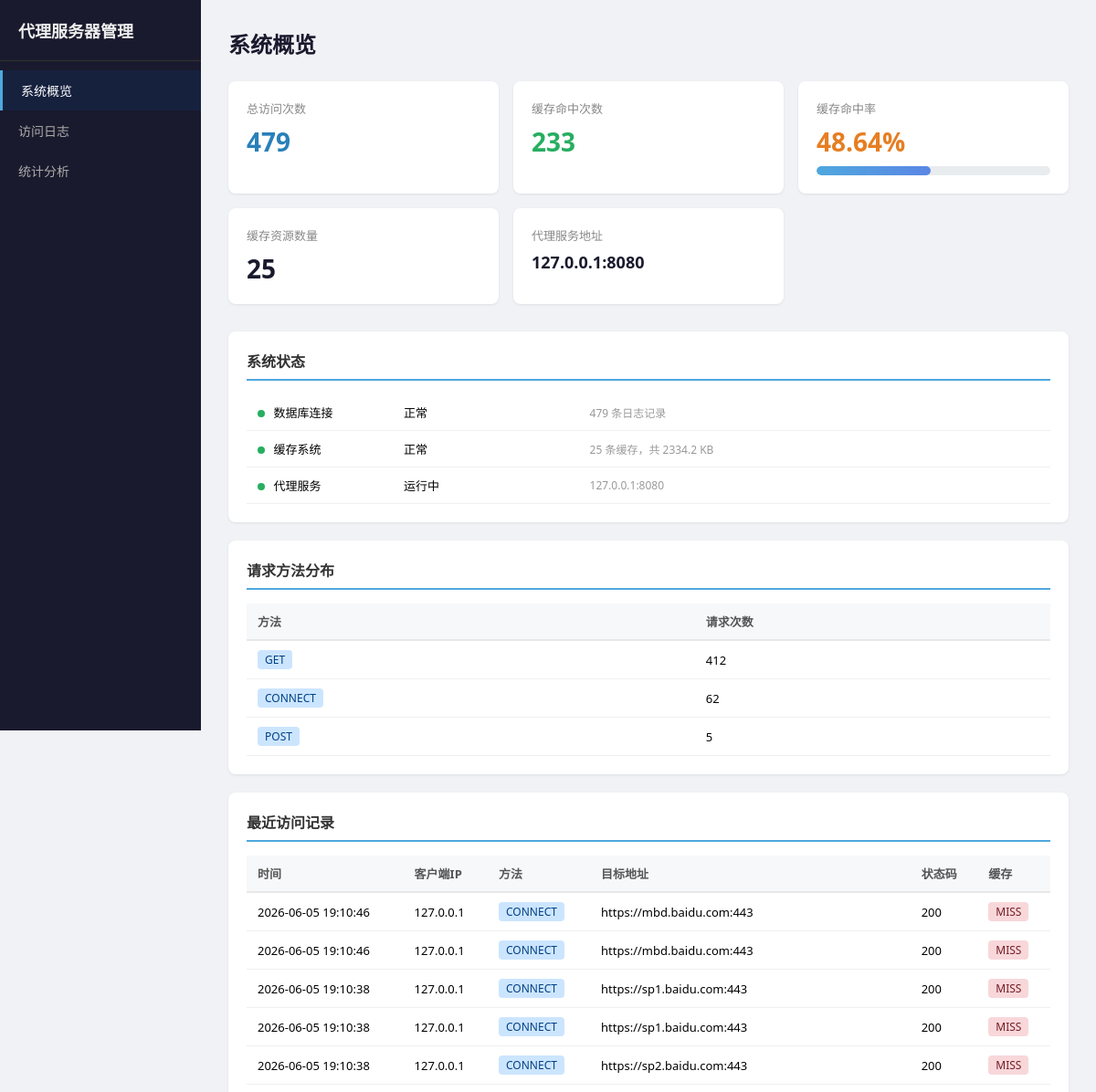
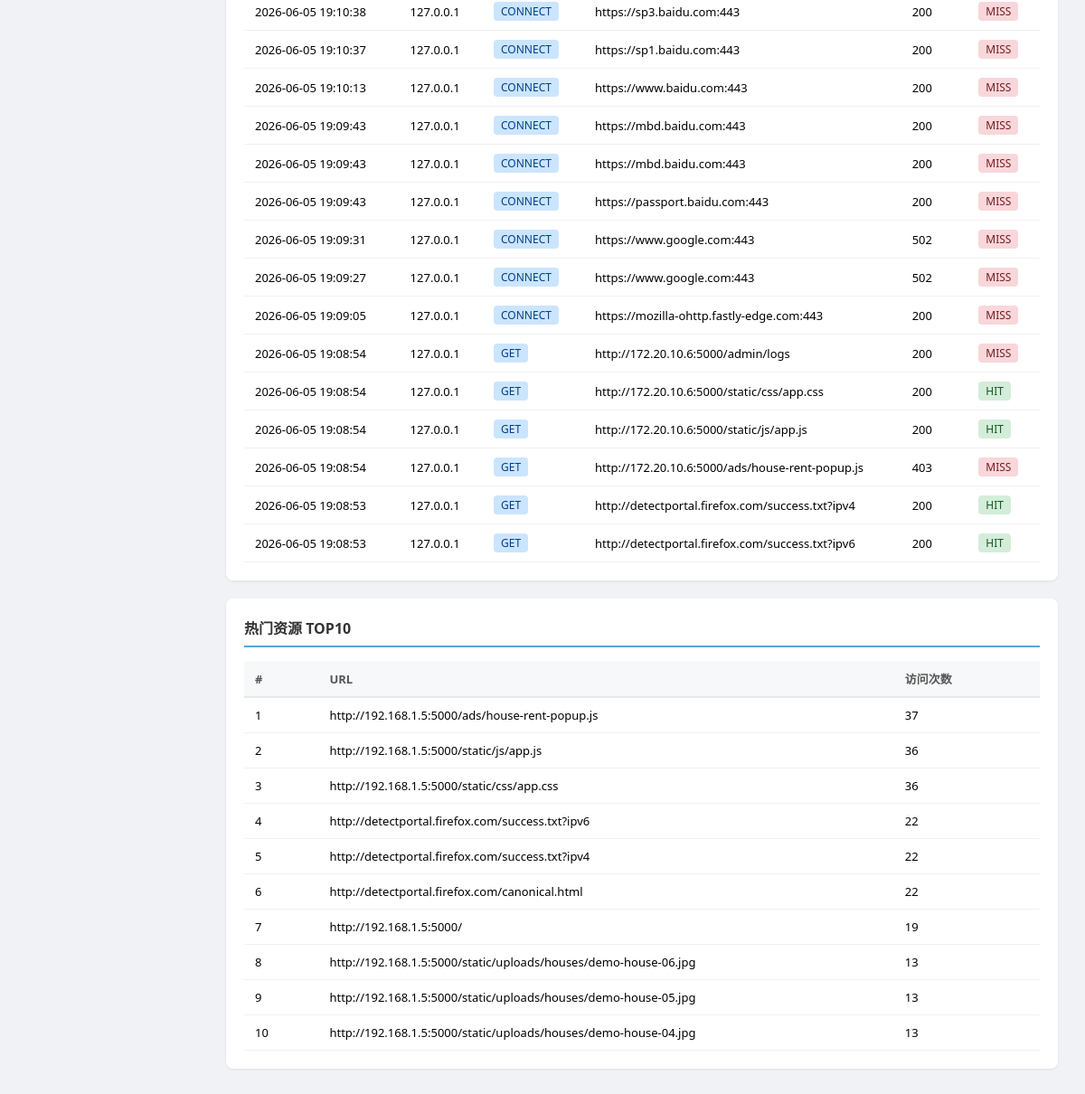
/dashboard/, run on the app's committed database (2 pictures, top to bottom).
### tables this page shows
CREATE TABLE access_logs (
                id INTEGER PRIMARY KEY AUTOINCREMENT,
                access_time TEXT NOT NULL,
                client_ip TEXT NOT NULL,
                target_url TEXT NOT NULL,
                method TEXT NOT NULL DEFAULT 'GET',
                status_code INTEGER DEFAULT 0,
                cache_hit INTEGER DEFAULT 0,
                response_size INTEGER DEFAULT 0,
                duration_ms INTEGER DEFAULT 0
            );

### dashboard/routes.py (the view)
@router.get("/", response_class=HTMLResponse)
async def dashboard_home(request: Request):
    stats = await get_cache_stats()
    top = await get_top_resources(10)
    recent_logs = await get_access_logs(limit=20)
    cache_count = await get_cache_count()
    methods = await get_method_stats()
    return render_template(
        "index.html",
        stats=stats,
        top_resources=top,
        recent_logs=recent_logs,
        cache_count=cache_count,
        methods=methods,
        proxy_host=PROXY_HOST,
        proxy_port=PROXY_PORT,
    )

### dashboard/routes.py (called while the page is built)
def render_template(name: str, **kwargs) -> str:
    from jinja2 import Environment, FileSystemLoader
    env = Environment(loader=FileSystemLoader(str(TEMPLATE_DIR)))
    template = env.get_template(name)
    return template.render(**kwargs)

### database/database.py (called while the page is built)
async def get_access_logs(limit: int = 100, offset: int = 0) -> list[AccessLog]:
    async with aiosqlite.connect(DATABASE_PATH) as db:
        cursor = await db.execute(
            "SELECT * FROM access_logs ORDER BY access_time DESC LIMIT ? OFFSET ?",
            (limit, offset),
        )
        rows = await cursor.fetchall()
        return [AccessLog(
            id=row[0],
            access_time=row[1],
            client_ip=row[2],
            target_url=row[3],
            method=row[4],
            status_code=row[5],
            cache_hit=bool(row[6]),
            response_size=row[7],
            duration_ms=row[8],
        ) for row in rows]

async def get_cache_count() -> int:
    async with aiosqlite.connect(DATABASE_PATH) as db:
        cursor = await db.execute("SELECT COUNT(*) FROM cache_records")
        row = await cursor.fetchone()
        return row[0] if row else 0

async def get_top_resources(limit: int = 10) -> list[TopResource]:
    async with aiosqlite.connect(DATABASE_PATH) as db:
        cursor = await db.execute(
            """SELECT target_url, COUNT(*) as cnt
               FROM access_logs
               GROUP BY target_url
               ORDER BY cnt DESC
               LIMIT ?""",
            (limit,),
        )
        rows = await cursor.fetchall()
        return [TopResource(url=row[0], access_count=row[1]) for row in rows]

async def get_method_stats() -> list[MethodStats]:
    async with aiosqlite.connect(DATABASE_PATH) as db:
        cursor = await db.execute(
            """SELECT method, COUNT(*) as cnt
               FROM access_logs
               GROUP BY method
               ORDER BY cnt DESC"""
        )
        rows = await cursor.fetchall()
        return [MethodStats(method=row[0], count=row[1]) for row in rows]

### dashboard/templates/index.html (shortened to what this page needs)
<!DOCTYPE html>
<html lang="zh-CN">
<head>
</head>
<body>
<div class="sidebar">
    <h2>代理服务器管理</h2>
    <a href="/dashboard/" class="active">系统概览</a>
    <a href="/dashboard/logs">访问日志</a>
    <a href="/dashboard/stats">统计分析</a>
</div>
<div class="main">
    <h1>系统概览</h1>
    <div class="cards">
        <div class="card">
            <div class="label">总访问次数</div>
            <div class="value blue">{{ stats.total_requests }}</div>
        </div>
        <div class="card">
            <div class="label">缓存命中次数</div>
            <div class="value green">{{ stats.cache_hits }}</div>
        </div>
        <div class="card">
            <div class="label">缓存命中率</div>
            <div class="value {% if stats.hit_rate >= 50 %}green{% else %}orange{% endif %}">{{ stats.hit_rate }}%</div>
            <div class="progress-bar"><div class="progress-fill" style="width: {{ stats.hit_rate }}%"></div></div>
        </div>
        <div class="card">
            <div class="label">缓存资源数量</div>
            <div class="value">{{ stats.cached_resources }}</div>
        </div>
        <div class="card">
            <div class="label">代理服务地址</div>
            <div class="value" style="font-size:18px;">{{ proxy_host }}:{{ proxy_port }}</div>
        </div>
    </div>
    <div class="section">
        <h3>系统状态</h3>
        <table>
            <tr>
                <td style="width: 160px;"><span class="status-dot green"></span> 数据库连接</td>
                <td>正常</td>
                <td class="text-muted">{{ stats.total_requests }} 条日志记录</td>
            </tr>
            <tr>
                <td><span class="status-dot green"></span> 缓存系统</td>
                <td>正常</td>
                <td class="text-muted">{{ cache_count }} 条缓存，共 {{ "%.1f"|format(stats.total_cache_size / 1024) if stats.total_cache_size > 0 else 0 }} KB</td>
            </tr>
            <tr>
                <td><span class="status-dot green"></span> 代理服务</td>
                <td>运行中</td>
                <td class="text-muted">{{ proxy_host }}:{{ proxy_port }}</td>
            </tr>
        </table>
    </div>
    {% if methods %}
    <div class="section">
        <h3>请求方法分布</h3>
        <table>
            <thead><tr><th>方法</th><th>请求次数</th></tr></thead>
            <tbody>
                {% for m in methods %}
                <tr>
                    <td><span class="badge badge-get">{{ m.method }}</span></td>
                    <td>{{ m.count }}</td>
                </tr>
                {% endfor %}
            </tbody>
        </table>
    </div>
    {% endif %}
    <div class="section">
        <h3>最近访问记录</h3>
        {% if recent_logs %}
        <table>
            <thead><tr><th>时间</th><th>客户端IP</th><th>方法</th><th>目标地址</th><th>状态码</th><th>缓存</th></tr></thead>
            <tbody>
                {% for log in recent_logs %}
                <tr>
                    <td style="white-space:nowrap;">{{ log.access_time }}</td>
                    <td>{{ log.client_ip }}</td>
                    <td><span class="badge badge-get">{{ log.method }}</span></td>
                    <td class="url-cell" title="{{ log.target_url }}">{{ log.target_url }}</td>
                    <td>{{ log.status_code }}</td>
                    <td>
                        {% if log.cache_hit %}
                        <span class="badge badge-hit">HIT</span>
                        {% else %}
                        <span class="badge badge-miss">MISS</span>
                        {% endif %}
                    </td>
                </tr>
                {% endfor %}
            </tbody>
        </table>
        {% else %}
        <p class="text-muted">暂无访问记录</p>
        {% endif %}
    </div>
    {% if top_resources %}
    <div class="section">
        <h3>热门资源 TOP10</h3>
        <table>
            <thead><tr><th>#</th><th>URL</th><th>访问次数</th></tr></thead>
            <tbody>
                {% for r in top_resources %}
                <tr>
                    <td>{{ loop.index }}</td>
                    <td class="url-cell" title="{{ r.url }}">{{ r.url }}</td>
                    <td>{{ r.access_count }}</td>
                </tr>
                {% endfor %}
            </tbody>
        </table>
    </div>
    {% endif %}
</div>
</body>
</html>

### dashboard/templates/index.html (style rules this page uses)
* { margin: 0; padding: 0; box-sizing: border-box; }
body { font-family: 'Microsoft YaHei', 'Segoe UI', sans-serif; background: #f0f2f5; display: flex; min-height: 100vh; }
.sidebar { width: 220px; background: #1a1a2e; color: #eee; padding: 20px 0; display: flex; flex-direction: column; position: fixed; height: 100vh; }
.sidebar h2 { padding: 0 20px 20px; font-size: 18px; border-bottom: 1px solid #333; margin-bottom: 10px; }
.sidebar a { display: block; padding: 12px 20px; color: #aaa; text-decoration: none; font-size: 14px; transition: all 0.2s; }
.sidebar a:hover, .sidebar a.active { color: #fff; background: #16213e; border-left: 3px solid #4ea8de; }
.main { margin-left: 220px; flex: 1; padding: 30px; }
h1 { font-size: 24px; margin-bottom: 24px; color: #1a1a2e; }
.cards { display: grid; grid-template-columns: repeat(auto-fill, minmax(240px, 1fr)); gap: 16px; margin-bottom: 30px; }
.card { background: #fff; border-radius: 8px; padding: 20px; box-shadow: 0 1px 3px rgba(0,0,0,0.08); }
.card .label { font-size: 13px; color: #888; margin-bottom: 8px; }
.card .value { font-size: 28px; font-weight: 700; color: #1a1a2e; }
.card .value.green { color: #27ae60; }
.card .value.blue { color: #2980b9; }
.card .value.orange { color: #e67e22; }
.section { background: #fff; border-radius: 8px; padding: 20px; box-shadow: 0 1px 3px rgba(0,0,0,0.08); margin-bottom: 20px; }
.section h3 { font-size: 16px; margin-bottom: 15px; color: #333; border-bottom: 2px solid #4ea8de; padding-bottom: 8px; }
table { width: 100%; border-collapse: collapse; font-size: 13px; }
th { background: #f7f8fa; padding: 10px 12px; text-align: left; font-weight: 600; color: #555; border-bottom: 2px solid #e8e8e8; }
td { padding: 10px 12px; border-bottom: 1px solid #f0f0f0; }
.badge { display: inline-block; padding: 2px 8px; border-radius: 4px; font-size: 12px; }
.badge-hit { background: #d4edda; color: #155724; }
.badge-miss { background: #f8d7da; color: #721c24; }
.badge-get { background: #cce5ff; color: #004085; }
.status-dot { display: inline-block; width: 8px; height: 8px; border-radius: 50%; margin-right: 6px; }
.status-dot.green { background: #27ae60; }
.progress-bar { height: 10px; background: #e9ecef; border-radius: 5px; overflow: hidden; margin-top: 8px; }
.progress-fill { height: 100%; background: linear-gradient(90deg, #4ea8de, #5b86e5); border-radius: 5px; transition: width 0.3s; }
.text-muted { color: #999; font-size: 12px; }
.url-cell { max-width: 300px; overflow: hidden; text-overflow: ellipsis; white-space: nowrap; }

### data on the page
access_logs: access_time "2026-06-05 19:10:46", client_ip "127.0.0.1", method "CONNECT", target_url "https://mbd.baidu.com:443", status_code "200", cache_hit "MISS"
access_logs: access_time "2026-06-05 19:10:46", client_ip "127.0.0.1", method "CONNECT", target_url "https://mbd.baidu.com:443", status_code "200", cache_hit "MISS"
access_logs: access_time "2026-06-05 19:10:38", client_ip "127.0.0.1", method "CONNECT", target_url "https://sp1.baidu.com:443", status_code "200", cache_hit "MISS"
access_logs: access_time "2026-06-05 19:10:38", client_ip "127.0.0.1", method "CONNECT", target_url "https://sp1.baidu.com:443", status_code "200", cache_hit "MISS"
access_logs: access_time "2026-06-05 19:10:38", client_ip "127.0.0.1", method "CONNECT", target_url "https://sp2.baidu.com:443", status_code "200", cache_hit "MISS"
access_logs: access_time "2026-06-05 19:10:38", client_ip "127.0.0.1", method "CONNECT", target_url "https://sp3.baidu.com:443", status_code "200", cache_hit "MISS"
access_logs: access_time "2026-06-05 19:10:37", client_ip "127.0.0.1", method "CONNECT", target_url "https://sp1.baidu.com:443", status_code "200", cache_hit "MISS"
access_logs: access_time "2026-06-05 19:10:13", client_ip "127.0.0.1", method "CONNECT", target_url "https://www.baidu.com:443", status_code "200", cache_hit "MISS"
access_logs: access_time "2026-06-05 19:09:43", client_ip "127.0.0.1", method "CONNECT", target_url "https://mbd.baidu.com:443", status_code "200", cache_hit "MISS"
access_logs: access_time "2026-06-05 19:09:43", client_ip "127.0.0.1", method "CONNECT", target_url "https://mbd.baidu.com:443", status_code "200", cache_hit "MISS"
access_logs: access_time "2026-06-05 19:09:43", client_ip "127.0.0.1", method "CONNECT", target_url "https://passport.baidu.com:443", status_code "200", cache_hit "MISS"
access_logs: access_time "2026-06-05 19:09:31", client_ip "127.0.0.1", method "CONNECT", target_url "https://www.google.com:443", status_code "502", cache_hit "MISS"
access_logs: access_time "2026-06-05 19:09:27", client_ip "127.0.0.1", method "CONNECT", target_url "https://www.google.com:443", status_code "502", cache_hit "MISS"
access_logs: access_time "2026-06-05 19:09:05", client_ip "127.0.0.1", method "CONNECT", target_url "https://mozilla-ohttp.fastly-edge.com:443", status_code "200", cache_hit "MISS"
access_logs: access_time "2026-06-05 19:08:54", client_ip "127.0.0.1", method "GET", target_url "http://172.20.10.6:5000/admin/logs", status_code "200", cache_hit "MISS"
access_logs: access_time "2026-06-05 19:08:54", client_ip "127.0.0.1", method "GET", target_url "http://172.20.10.6:5000/static/css/app.css", status_code "200", cache_hit "HIT"
access_logs: access_time "2026-06-05 19:08:54", client_ip "127.0.0.1", method "GET", target_url "http://172.20.10.6:5000/static/js/app.js", status_code "200", cache_hit "HIT"
access_logs: access_time "2026-06-05 19:08:54", client_ip "127.0.0.1", method "GET", target_url "http://172.20.10.6:5000/ads/house-rent-popup.js", status_code "403", cache_hit "MISS"
access_logs: access_time "2026-06-05 19:08:53", client_ip "127.0.0.1", method "GET", target_url "http://detectportal.firefox.com/success.txt?ipv4", status_code "200", cache_hit "HIT"
access_logs: access_time "2026-06-05 19:08:53", client_ip "127.0.0.1", method "GET", target_url "http://detectportal.firefox.com/success.txt?ipv6", status_code "200", cache_hit "HIT"

### other printed values
{{ stats.total_requests }} "479"
{{ stats.cache_hits }} "233"
{{ stats.hit_rate }} "48.64"
{{ stats.cached_resources }} "25"
{{ proxy_host }} "127.0.0.1"
{{ proxy_port }} "8080"
{{ cache_count }} "25"
{{ m.method }} "GET" "CONNECT" "POST"
{{ m.count }} "412" "62" "5"
{{ r.url }} "http://192.168.1.5:5000/ads/house-rent-popup.js" "http://192.168.1.5:5000/static/js/app.js" "http://192.168.1.5:5000/static/css/app.css" "http://detectportal.firefox.com/success.txt?ipv6" "http://detectportal.firefox.com/success.txt?ipv4" "http://detectportal.firefox.com/canonical.html" "http://192.168.1.5:5000/" "http://192.168.1.5:5000/static/uploads/houses/demo-house-06.jpg" "http://192.168.1.5:5000/static/uploads/houses/demo-house-05.jpg" "http://192.168.1.5:5000/static/uploads/houses/demo-house-04.jpg"
{{ r.access_count }} "37" "36" "36" "22" "22" "22" "19" "13" "13" "13"
